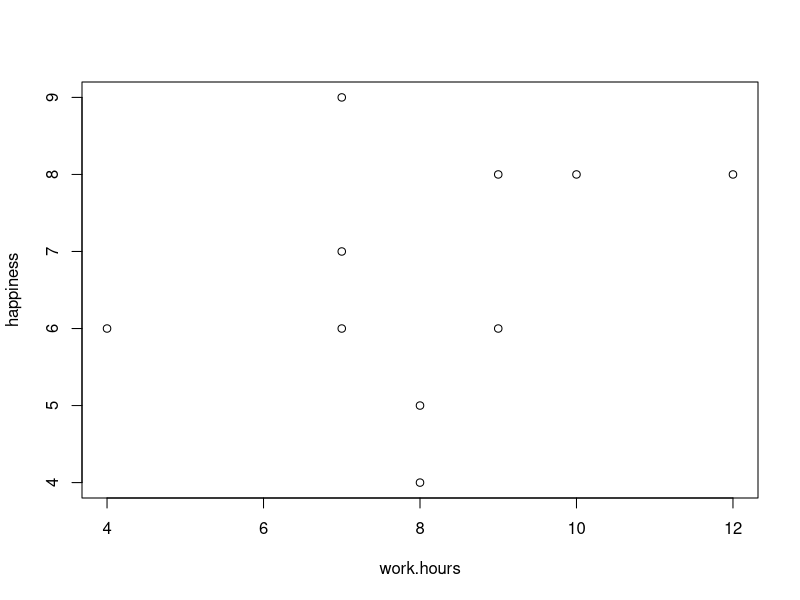
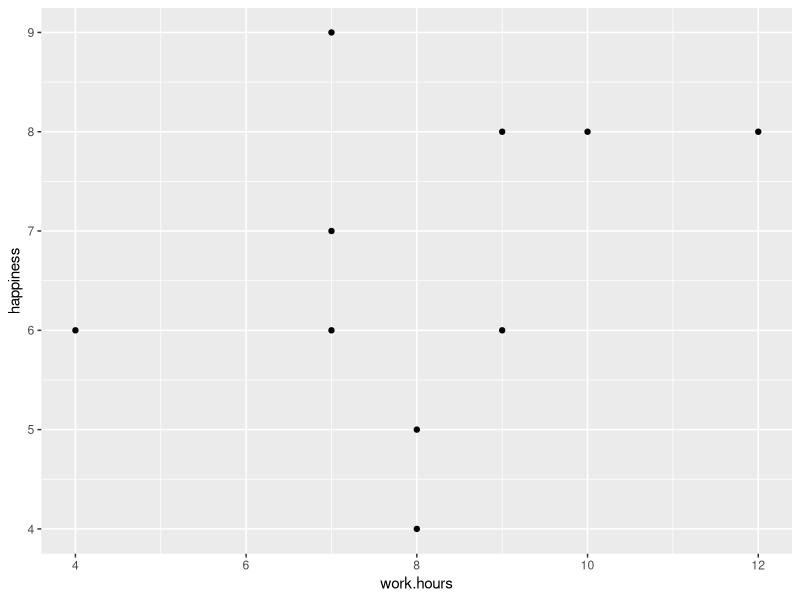

Reproduce these figures in R, in order.
###########################################
### PROYECTO COLABORATIVO DABUTEN 2022  ###
###########################################

library(tidyverse)
library(here)
library(ggplot2)
datos <- read.csv(here("data/github_data.csv"))
plot(happiness ~ work.hours, data = datos)

ggplot(datos) +
  geom_point(aes(work.hours, happiness))
